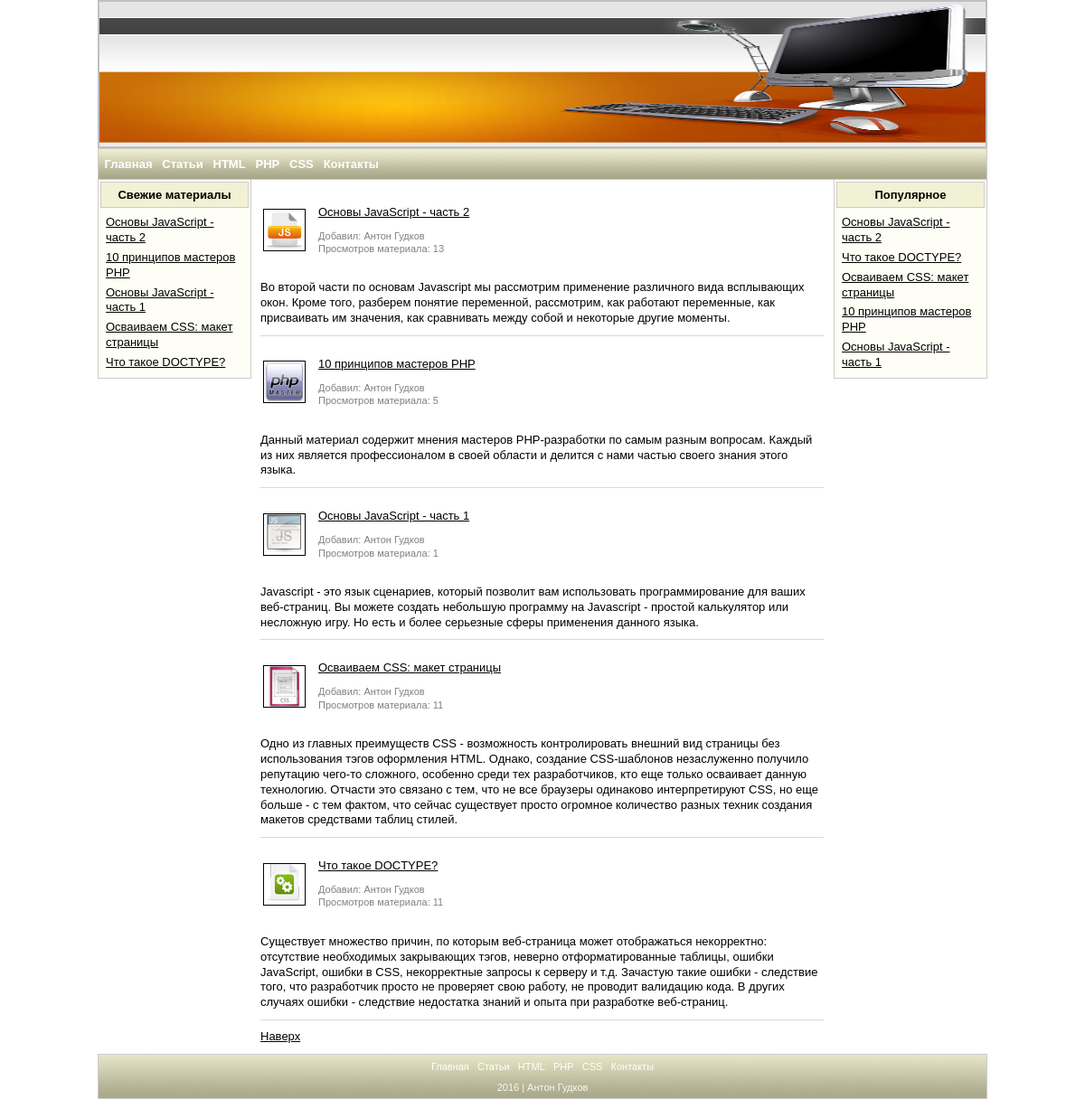
Page /pages/show/index on the committed database.
### tables this page shows
CREATE TABLE `materials` (
  `material_id` int(6) NOT NULL,
  `description` varchar(200) NOT NULL,
  `keywords` varchar(200) NOT NULL,
  `title` varchar(200) NOT NULL,
  `short_text` text NOT NULL,
  `main_text` text NOT NULL,
  `author` varchar(80) NOT NULL,
  `section0` varchar(30) NOT NULL,
  `section1` varchar(30) NOT NULL,
  `section2` varchar(30) NOT NULL,
  `section3` varchar(30) NOT NULL,
  `section4` varchar(30) NOT NULL,
  `small_img_url` varchar(200) NOT NULL,
  `count_views` int(8) NOT NULL DEFAULT '0',
  `date` timestamp NOT NULL DEFAULT CURRENT_TIMESTAMP ON UPDATE CURRENT_TIMESTAMP
);

### application/libraries/display_lib.php (called while the page is built, shortened)
<?php defined('BASEPATH') OR exit('No direct script access allowed');
class Display_lib
{
    public function user_page($data,$name)
    {
        $CI =& get_instance ();
        $CI->load->view('preheader_view',$data);
        $CI->load->view('header_view');
        $CI->load->view('top_navigation_view');
        $CI->load->view($name.'_view',$data);
        $CI->load->view('leftblock_view',$data);
        $CI->load->view('rightblock_view',$data);
        $CI->load->view('footer_view');
    }
}

### application/controllers/pages.php (called while the page is built, shortened)
<?php
class Pages extends CI_Controller
{
	public function show ($page_id)
	{
		$data = array();
		$data['latest_materials'] = $this->materials_model->get_latest();
		$data['popular_materials'] = $this->materials_model->get_popular();
		$data['main_info'] = $this->pages_model->get($page_id);
		switch($page_id)
		{
			case 'index':
				$name = 'pages/mainpage';
				$this->display_lib->user_page($data,$name);
				break;
		}
	}
}

### index.php (called while the page is built, shortened)
<?php
require_once BASEPATH.'core/CodeIgniter.php';

### application/models/materials_model.php (called while the page is built, shortened)
<?php defined('BASEPATH') OR exit('No direct script access allowed');
class Materials_model extends Crud
{
    public function get_latest()
    {
        $this->db->order_by ('material_id','desc');
        $this->db->limit (6);
        $query = $this->db->get('materials');
        return $query->result_array();
    }
    public function get_popular()
    {
        $this->db->order_by('count_views','desc');
        $this->db->limit (5);
        $query = $this->db->get('materials');
        return $query->result_array();
    }
}
?>

### application/views/pages/mainpage_view.php (the view, shortened to what this page needs)
<div id="wrapper">
    <div id="content">
        <?php foreach ($latest_materials as $item):?>
            <table>
                <tr>
                    <td align = "center">
                        <p><a href = "<?=base_url()."materials/$item[material_id]";?>"><img class="small_img" src="<?=$item['small_img_url'];?>" width="45" height="45" alt="<?=$item['title'];?>"></a></p>
                    </td>
                    <td align = "center">
                        <p class = "anons_title"><a href = "<?=base_url()."materials/$item[material_id]";?>"><?=$item['title'];?></a></p>
                        <p class = "anons_text">Добавил: <?=$item['author'];?><br>
                            Просмотров материала: <?=$item['count_views'];?></p>
                    </td>
                </tr>
            </table>
            <p><?=$item['short_text'];?></p>
            <div class="grey_line"></div>
        <?php endforeach;?>
        <p><a href="#top">Наверх</a></p>
    </div>
</div>

### application/views/preheader_view.php (shortened to what this page needs)
<!DOCTYPE html>
<html>
<head>
    <link href="<?=base_url();?>styles/style.css" rel="stylesheet" type="text/css">
</head>
<body>
<div id="container">

### application/views/header_view.php
<div id="header">
    <img src="<?=base_url();?>img/header.jpg" alt = "">
</div>

### application/views/top_navigation_view.php
<div id = "top_navigation">
    <table>
        <tr>
            <td>
                <a href="<?=base_url();?>">&nbsp;Главная</a>&nbsp;&nbsp;
                <a href="<?=base_url();?>sections/articles">Статьи</a>&nbsp;&nbsp;
                <a href="<?=base_url();?>sections/html">HTML</a>&nbsp;&nbsp;
                <a href="<?=base_url();?>sections/php">PHP</a>&nbsp;&nbsp;
                <a href="<?=base_url();?>sections/css">CSS</a>&nbsp;&nbsp;
                <a href="<?=base_url();?>pages/contact">Контакты</a>
            </td>
        </tr>
    </table>
</div>

### application/views/leftblock_view.php
<div id="leftblock">
    <table>
        <tr>
            <td class="tdview">
                <h2 class = "sidebartitle">Свежие материалы</h2>
            </td>
        </tr>
        <tr>
            <td>
                <?php foreach ($latest_materials as $item):?>
                    <p><a href = "<?=base_url()."materials/$item[material_id]";?>"><?=$item['title'];?></a></p>
                <?php endforeach;?>
            </td>
        </tr>
    </table>
</div>

### application/views/rightblock_view.php
<div id="rightblock">
    <table>
        <tr>
            <td class="tdview">
                <h2 class = "sidebartitle">Популярное</h2>
            </td>
        </tr>
        <tr>
            <td>
                <?php foreach ($popular_materials as $item):?>
                    <p><a href = "<?=base_url()."materials/$item[material_id]";?>"><?=$item['title'];?></a></p>
                <?php endforeach;?>
            </td>
        </tr>
    </table>
</div>

### application/views/footer_view.php
<div id = "footer">
    <table>
        <tr>
            <td>
                <a href="<?=base_url();?>">Главная</a>&nbsp;&nbsp;
                <a href="<?=base_url();?>sections/articles">Статьи</a>&nbsp;&nbsp;
                <a href="<?=base_url();?>sections/html">HTML</a>&nbsp;&nbsp;
                <a href="<?=base_url();?>sections/php">PHP</a>&nbsp;&nbsp;
                <a href="<?=base_url();?>sections/css">CSS</a>&nbsp;&nbsp;
                <a href="<?=base_url();?>pages/contact">Контакты</a>
            </td>
        </tr>
        <tr>
            <td>
                2016 | Антон Гудков</td>
        </tr>
    </table>
</div>
</div>
</body>
</html>

### styles/style.css (style rules this page uses)
body { margin:0; padding:0; color:#000000; font-family: Verdana, Arial, Helvetica, sans-serif; }
a:link { color: #000000; }
div#container { width: 984px; margin: 0 auto; }
div#header { width: 980px; height: 160px; border: 2px solid silver; }
div#header img { border:0px; height:160px; width: 980px; }
div#top_navigation { font-family: Verdana, Arial, Helvetica, sans-serif; font-size: 13px; font-weight: bold; font-style: normal; text-decoration: none; }
div#top_navigation table { width: 984px; height: 35px; background-image: url(../img/gradient_menu.jpg); border-top: 1px solid #cccccc; border-right: 1px solid #cccccc; border-bottom: 1px solid #cccccc; border-left: 1px solid #cccccc; }
div#top_navigation tr td a { text-decoration: none; color: #ffffff; }
div#wrapper { float: left; width: 100%; }
div#content { line-height: 1.3; margin: 0px 170px; margin-top: 10px; background: #ffffff; }
div#content div.grey_line { width:623px; border-top: 1px solid #D8D8D8; margin: 10px; }
div#content p { color: #000000; font-size: 13px; font-weight: normal; margin: 10px; text-align: left; }
div#content p.anons_text { color: gray; font-size: 11px; margin-top: 10px; margin-bottom: 15px; margin-left: 0px; }
div#content p.anons_title { margin-left: 0px; }
div#leftblock { float: left; width: 170px; margin-left: -984px; margin-top: 0px; margin-bottom: 10px; text-align: left; border: 0px; }
div#leftblock table { width: 170px; background: #fefef6; border-top: 0px solid #cccccc; border-right: 1px solid #cccccc; border-bottom: 1px solid #cccccc; border-left: 1px solid #cccccc; border-spacing: 2px; }
div#leftblock p { margin: 5px; line-height: 1.3; text-align: left; font-size: 13px; font-weight: normal; color: #000000; }
div#rightblock { float: left; width: 170px; margin-top: 0px; margin-left: -170px; margin-bottom: 10px; text-align: left; border: 0px; }
div#rightblock table { width: 170px; background: #fefef6; border-top: 0px solid #cccccc; border-right: 1px solid #cccccc; border-bottom: 1px solid #cccccc; border-left: 1px solid #cccccc; border-spacing: 2px; }
div#rightblock p { margin: 5px; line-height: 1.3; text-align: left; font-size: 13px; font-weight: normal; color: #000000; }
div#footer { clear: both; width: 100%; font-family: Verdana, Arial, Helvetica, sans-serif; font-size: 11px; font-weight: normal; font-style: normal; text-decoration: none; }
div#footer table { text-align: center; width: 984px; height: 50px; background-image: url(../img/gradient_footer.jpg); border-top: 1px solid #cccccc; border-right: 1px solid #cccccc; border-bottom: 1px solid #cccccc; border-left: 1px solid #cccccc; }
div#footer tr td { color: #f7f9f9; }
div#footer tr td a { text-decoration: none; color: #ffffff; }
.tdview { background: #f1f1d5; border-top: 1px solid #cccccc; border-bottom: 1px solid #cccccc; border-left: 1px solid #cccccc; border-right: 1px solid #cccccc; }
.sidebartitle { font-size: 13px; font-weight: bold; text-align: center; margin: 5px 0px; }
.small_img { border:1px solid black; }

### rows in the picture
materials: small_img_url (picture), title "Основы JavaScript - часть 2", author "Антон Гудков", count_views "13", short_text "Во второй части по основам Javascript мы рассмотрим применение различного вида всплывающих окон. Кроме того, разберем понятие переменной, рассмотрим, как работают переменные, как присваивать им значения, как сравнивать между собой и некоторые другие моменты."
materials: small_img_url (picture), title "10 принципов мастеров PHP", author "Антон Гудков", count_views "5", short_text "Данный материал содержит мнения мастеров PHP-разработки по самым разным вопросам. Каждый из них является профессионалом в своей области и делится с нами частью своего знания этого языка."
materials: small_img_url (picture), title "Основы JavaScript - часть 1", author "Антон Гудков", count_views "1", short_text "Javascript - это язык сценариев, который позволит вам использовать программирование для ваших веб-страниц. Вы можете создать небольшую программу на Javascript - простой калькулятор или несложную игру. Но есть и более серьезные сферы применения данного языка."
materials: small_img_url (picture), title "Осваиваем CSS: макет страницы", author "Антон Гудков", count_views "11", short_text "Одно из главных преимуществ CSS - возможность контролировать внешний вид страницы без использования тэгов оформления HTML. Однако, создание CSS-шаблонов незаслуженно получило репутацию чего-то сложного, особенно среди тех разработчиков, кто еще только осваивает данную технологию. Отчасти это связано с тем, что не все браузеры одинаково интерпретируют CSS, но еще больше - с тем фактом, что сейчас существует просто огромное количество разных техник создания макетов средствами таблиц стилей."
materials: small_img_url (picture), title "Что такое DOCTYPE?", author "Антон Гудков", count_views "11", short_text "Существует множество причин, по которым веб-страница может отображаться некорректно: отсутствие необходимых закрывающих тэгов, неверно отформатированные таблицы, ошибки JavaScript, ошибки в CSS, некорректные запросы к серверу и т.д. Зачастую такие ошибки - следствие того, что разработчик просто не проверяет свою работу, не проводит валидацию кода. В других случаях ошибки - следствие недостатка знаний и опыта при разработке веб-страниц."
